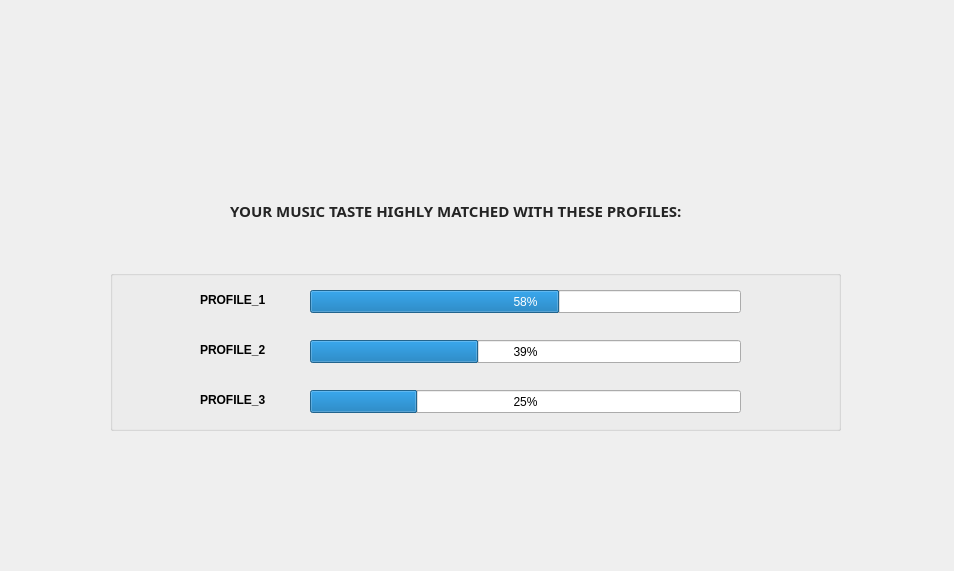
<?xml version="1.0" encoding="UTF-8"?>
<ui version="4.0">
 <class>last_page</class>
 <widget class="QDialog" name="last_page">
  <property name="geometry">
   <rect>
    <x>0</x>
    <y>0</y>
    <width>954</width>
    <height>571</height>
   </rect>
  </property>
  <property name="windowTitle">
   <string>Dialog</string>
  </property>
  <property name="autoFillBackground">
   <bool>false</bool>
  </property>
  <widget class="QLabel" name="label">
   <property name="geometry">
    <rect>
     <x>240</x>
     <y>30</y>
     <width>481</width>
     <height>131</height>
    </rect>
   </property>
   <property name="text">
    <string/>
   </property>
   <property name="pixmap">
    <pixmap>E:/musicmatch_backend/logo1.png</pixmap>
   </property>
   <property name="scaledContents">
    <bool>true</bool>
   </property>
  </widget>
  <widget class="QGroupBox" name="groupBox">
   <property name="geometry">
    <rect>
     <x>110</x>
     <y>270</y>
     <width>731</width>
     <height>161</height>
    </rect>
   </property>
   <property name="autoFillBackground">
    <bool>false</bool>
   </property>
   <property name="title">
    <string/>
   </property>
   <widget class="QLabel" name="label_4">
    <property name="geometry">
     <rect>
      <x>90</x>
      <y>120</y>
      <width>91</width>
      <height>20</height>
     </rect>
    </property>
    <property name="text">
     <string>&lt;html&gt;&lt;head/&gt;&lt;body&gt;&lt;p&gt;&lt;span style=&quot; font-weight:700;&quot;&gt;PROFILE_3&lt;/span&gt;&lt;/p&gt;&lt;/body&gt;&lt;/html&gt;</string>
    </property>
   </widget>
   <widget class="QProgressBar" name="progressBar_2">
    <property name="geometry">
     <rect>
      <x>200</x>
      <y>70</y>
      <width>431</width>
      <height>23</height>
     </rect>
    </property>
    <property name="value">
     <number>39</number>
    </property>
    <property name="textVisible">
     <bool>true</bool>
    </property>
    <property name="invertedAppearance">
     <bool>false</bool>
    </property>
    <property name="textDirection">
     <enum>QProgressBar::TopToBottom</enum>
    </property>
   </widget>
   <widget class="QProgressBar" name="progressBar_3">
    <property name="geometry">
     <rect>
      <x>200</x>
      <y>120</y>
      <width>431</width>
      <height>23</height>
     </rect>
    </property>
    <property name="value">
     <number>25</number>
    </property>
    <property name="textVisible">
     <bool>true</bool>
    </property>
    <property name="invertedAppearance">
     <bool>false</bool>
    </property>
    <property name="textDirection">
     <enum>QProgressBar::TopToBottom</enum>
    </property>
   </widget>
   <widget class="QProgressBar" name="progressBar">
    <property name="geometry">
     <rect>
      <x>200</x>
      <y>20</y>
      <width>431</width>
      <height>23</height>
     </rect>
    </property>
    <property name="value">
     <number>58</number>
    </property>
    <property name="textVisible">
     <bool>true</bool>
    </property>
    <property name="invertedAppearance">
     <bool>false</bool>
    </property>
    <property name="textDirection">
     <enum>QProgressBar::TopToBottom</enum>
    </property>
   </widget>
   <widget class="QLabel" name="label_3">
    <property name="geometry">
     <rect>
      <x>90</x>
      <y>70</y>
      <width>91</width>
      <height>20</height>
     </rect>
    </property>
    <property name="text">
     <string>&lt;html&gt;&lt;head/&gt;&lt;body&gt;&lt;p&gt;&lt;span style=&quot; font-weight:700;&quot;&gt;PROFILE_2&lt;/span&gt;&lt;/p&gt;&lt;/body&gt;&lt;/html&gt;</string>
    </property>
   </widget>
   <widget class="QLabel" name="label_2">
    <property name="geometry">
     <rect>
      <x>90</x>
      <y>20</y>
      <width>91</width>
      <height>20</height>
     </rect>
    </property>
    <property name="text">
     <string>&lt;html&gt;&lt;head/&gt;&lt;body&gt;&lt;p&gt;&lt;span style=&quot; font-weight:700;&quot;&gt;PROFILE_1&lt;/span&gt;&lt;/p&gt;&lt;/body&gt;&lt;/html&gt;</string>
    </property>
   </widget>
  </widget>
  <widget class="QLabel" name="label_5">
   <property name="geometry">
    <rect>
     <x>230</x>
     <y>200</y>
     <width>551</width>
     <height>20</height>
    </rect>
   </property>
   <property name="font">
    <font>
     <family>Yu Gothic UI Semibold</family>
     <pointsize>11</pointsize>
     <bold>true</bold>
    </font>
   </property>
   <property name="text">
    <string>&lt;html&gt;&lt;head/&gt;&lt;body&gt;&lt;p&gt;&lt;span style=&quot; font-size:11pt; font-weight:700; color:#242424;&quot;&gt;YOUR MUSIC TASTE HIGHLY MATCHED WITH THESE PROFILES:&lt;/span&gt;&lt;/p&gt;&lt;/body&gt;&lt;/html&gt;</string>
   </property>
  </widget>
 </widget>
 <resources/>
 <connections/>
</ui>
